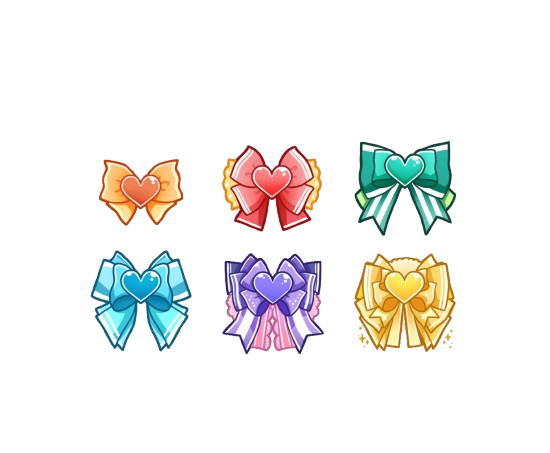
#> input picture charm/bestie-sheet.png, 550 x 453 px, found by its file name
$ python regenerate-bestie-icons.py
#> lines starting #> are read from the running program, lines starting #| are printed output that depends on the picture; after the words box and inside, x2 and y2 are one past the last pixel; in counts of white or black regions, pixels touching at a corner belong together
#!/usr/bin/env python3
"""Regenerate 6 bestie bow PNGs from public/charm/bestie-sheet.png (pre-cut, transparent)."""
from __future__ import annotations

from pathlib import Path

import numpy as np
from PIL import Image

ROOT = Path(__file__).resolve().parents[1]
SRC = ROOT / "public" / "charm" / "bestie-sheet.png"
OUT = ROOT / "public" / "charm"
COLS = 3
ROWS = 2
CELL_PAD = 3
ICON_PAD = 6


def content_bounds(sheet: Image.Image, *, alpha_min: int = 16) -> tuple[int, int, int, int]:
    arr = np.array(sheet.convert("RGBA"))
    mask = arr[:, :, 3] > alpha_min
    if not mask.any():
        w, h = sheet.size
        return 0, 0, w, h
    ys, xs = np.where(mask)
    return int(xs.min()), int(ys.min()), int(xs.max()), int(ys.max())


def extract_bow(sheet: Image.Image, level: int, bounds: tuple[int, int, int, int]) -> Image.Image:
    x0, y0, x1, y1 = bounds
    idx = level - 1
    row, col = divmod(idx, COLS)
    cw = (x1 - x0 + 1) / COLS
    rh = (y1 - y0 + 1) / ROWS
    cx0 = int(x0 + col * cw + CELL_PAD)
    cx1 = int(x0 + (col + 1) * cw - CELL_PAD)
    cy0 = int(y0 + row * rh + CELL_PAD)
    cy1 = int(y0 + (row + 1) * rh - CELL_PAD)
    cell = sheet.crop((cx0, cy0, cx1, cy1))
    if cell.getbbox():
        cell = cell.crop(cell.getbbox())
    return cell


def pad_square(im: Image.Image, size: int = 96, pad: int = ICON_PAD) -> Image.Image:
    if im.getbbox() is None:
        return Image.new("RGBA", (size, size), (0, 0, 0, 0))

    tight = im.crop(im.getbbox())
    arr = np.array(tight)
    alpha = arr[:, :, 3].astype(np.float64)
    total = alpha.sum()
    if total <= 0:
        return Image.new("RGBA", (size, size), (0, 0, 0, 0))

    max_side = max(tight.size)
    scale = (size - pad * 2) / max_side
    nw = max(1, int(tight.width * scale))
    nh = max(1, int(tight.height * scale))
    resized = tight.resize((nw, nh), Image.Resampling.LANCZOS)
    canvas = Image.new("RGBA", (size, size), (0, 0, 0, 0))
    canvas.paste(resized, ((size - nw) // 2, (size - nh) // 2), resized)
    return canvas


def main() -> None:
    if not SRC.exists():
        raise SystemExit(f"Missing bestie sheet: {SRC}")
    OUT.mkdir(parents=True, exist_ok=True)
    sheet = Image.open(SRC).convert("RGBA")
#> sheet is the input picture: PIL image 550x453 RGBA; mean R, G, B, A 28.7, 27.6, 25.8, 39.9
    bounds = content_bounds(sheet)
#> in content_bounds, `mask = arr[:, :, 3] > alpha_min`:
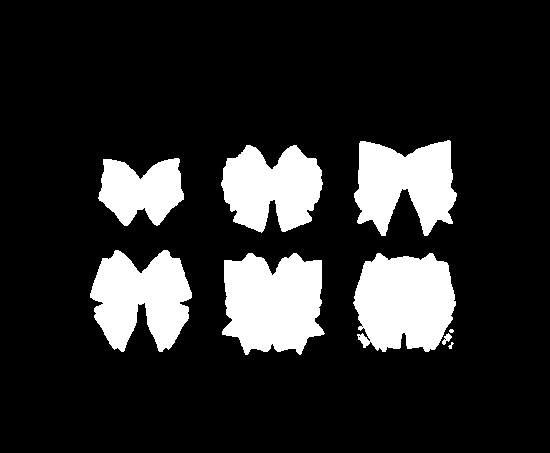
#> mask: shape (453, 550) bool; 16.3% white; 9 white regions (1 under 20 px), largest, box (x1, y1, x2, y2) and area: (222, 253, 325, 355) 8254, (353, 253, 456, 352) 8105, (90, 250, 192, 352) 7058
#> bounds = (90, 140, 456, 354)
    print("content bounds", bounds)
#| content bounds (90, 140, 456, 354)

    for level in range(1, 7):
        icon = extract_bow(sheet, level, bounds)
        pad_square(icon, 96).save(OUT / f"bestie-{level:02d}.png", optimize=True)
        print(f"Lv.{level} bestie {icon.size[0]}x{icon.size[1]}")
#> this loop made 6 passes
#> (cx0 in extract_bow, cx1 in extract_bow, cy0 in extract_bow, cy1 in extract_bow, total in pad_square) on passes 1 to 6: (93, 209, 143, 244, 983347), (215, 331, 143, 244, 1549567), (337, 454, 143, 244, 1645482), (93, 209, 250, 352, 1716524), (215, 331, 250, 352, 2028686), (337, 454, 250, 352, 1995876)
#> pass 1, in extract_bow, `cell = sheet.crop((cx0, cy0, cx1, cy1))`:
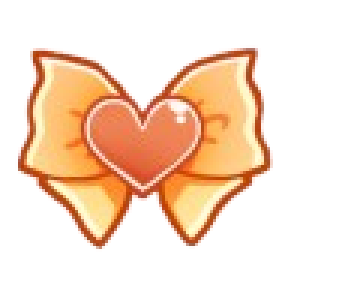
#> cell: PIL image 116x101 RGBA (shown 3 times larger); mean R, G, B, A 83.3, 57.9, 38.2, 83.9; transparent parts drawn white
#> pass 1, in extract_bow, `cell = cell.crop(cell.getbbox())`:
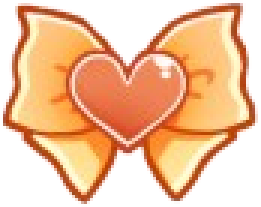
#> cell: PIL image 87x69 RGBA (shown 3 times larger); mean R, G, B, A 162.6, 113, 74.7, 163.8; transparent parts drawn white
#> pass 1, in pad_square, `alpha = arr[:, :, 3].astype(np.float64)`:
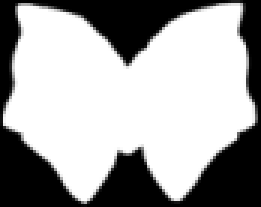
#> alpha: shape (69, 87) float64 (shown 3 times larger); min 0, max 255, mean 163.8
#> pass 1, in pad_square, `resized = tight.resize((nw, nh), Image.Resampling.LANCZOS)`:
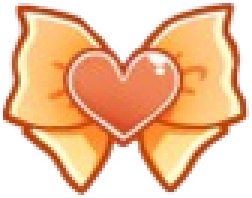
#> resized: PIL image 84x66 RGBA (shown 3 times larger); mean R, G, B, A 166.2, 114.9, 76.1, 163.8; transparent parts drawn white
#> after the loop:
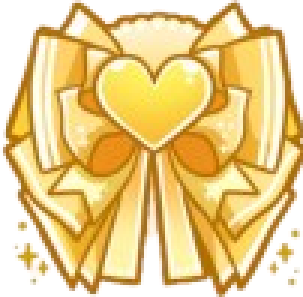
#> icon: PIL image 101x99 RGBA (shown 3 times larger); mean R, G, B, A 191.7, 161.9, 93.8, 199.6; transparent parts drawn white

    print("done")


if __name__ == "__main__":
    main()

$ run again, with charm/bestie-01.png copied over charm/bestie-sheet.png
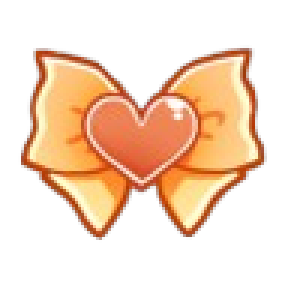
#> input picture charm/bestie-01.png, 96 x 96 px, found by its file name (shown 3 times larger)
#> in main, sheet is the input picture: PIL image 96x96 RGBA; mean R, G, B, A 89.7, 61.4, 38.9, 96.4
#> in content_bounds, `mask = arr[:, :, 3] > alpha_min`:
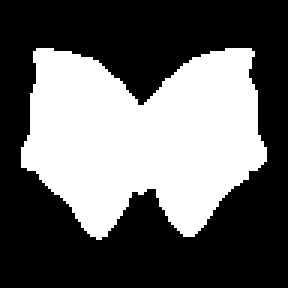
#> mask: shape (96, 96) bool (shown 3 times larger); 39.6% white; 1 white region, box (x1, y1, x2, y2) and area: (7, 16, 89, 80) 3648
#> ys = 3648 values from 16 to 79; xs = 3648 values, max 88 at index 2153, min 7 at index 2072, mean 47.34
#> bounds = (7, 16, 88, 79)
#| content bounds (7, 16, 88, 79)
#> the loop in main, `for level in range(1, 7):` made 6 passes
#> (cx0 in extract_bow, cx1 in extract_bow, cy0 in extract_bow, cy1 in extract_bow, total in pad_square) on passes 1 to 6: (10, 31, 19, 45, 129806), (37, 58, 19, 45, 77765), (64, 86, 19, 45, 135222), (10, 31, 51, 77, 81887), (37, 58, 51, 77, 87675), (64, 86, 51, 77, 83411)
#> after the loop in main, `for level in range(1, 7):`:
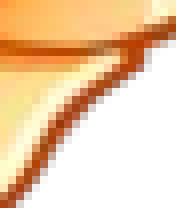
#> icon: PIL image 22x26 RGBA (shown 8 times larger); mean R, G, B, A 135.1, 100.3, 63, 145.8; transparent parts drawn white

$ run again, with charm/bestie-02.png copied over charm/bestie-sheet.png
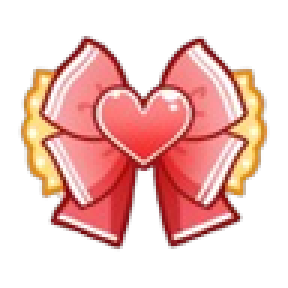
#> input picture charm/bestie-02.png, 96 x 96 px, found by its file name (shown 3 times larger)
#> in main, sheet is the input picture: PIL image 96x96 RGBA; mean R, G, B, A 98.5, 56.4, 51.3, 111.3
#> in content_bounds, `mask = arr[:, :, 3] > alpha_min`:
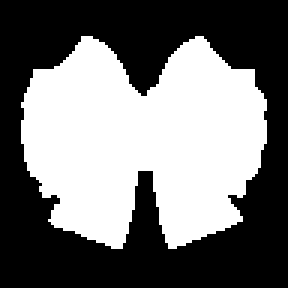
#> mask: shape (96, 96) bool (shown 3 times larger); 45.5% white; 1 white region, box (x1, y1, x2, y2) and area: (7, 12, 89, 83) 4196
#> ys = 4196 values from 12 to 82; xs = 4196 values, max 88 at index 1072, min 7 at index 1073, mean 47.41
#> bounds = (7, 12, 88, 82)
#| content bounds (7, 12, 88, 82)
#> the loop in main, `for level in range(1, 7):` made 6 passes
#> (cx0 in extract_bow, cx1 in extract_bow, cy0 in extract_bow, cy1 in extract_bow, total in pad_square) on passes 1 to 6: (10, 31, 15, 44, 126771), (37, 58, 15, 44, 96499), (64, 86, 15, 44, 132814), (10, 31, 50, 80, 112672), (37, 58, 50, 80, 105801), (64, 86, 50, 80, 120711)
#> after the loop in main, `for level in range(1, 7):`:
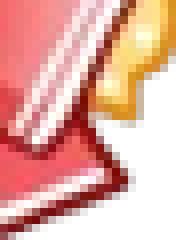
#> icon: PIL image 22x30 RGBA (shown 8 times larger); mean R, G, B, A 161.5, 104, 91.9, 182.9; transparent parts drawn white

$ run again, with charm/bestie-03.png copied over charm/bestie-sheet.png
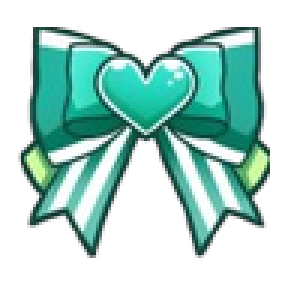
#> input picture charm/bestie-03.png, 96 x 96 px, found by its file name (shown 3 times larger)
#> in main, sheet is the input picture: PIL image 96x96 RGBA; mean R, G, B, A 42.4, 81.8, 74, 122.1
#> in content_bounds, `mask = arr[:, :, 3] > alpha_min`:
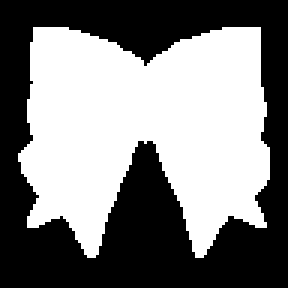
#> mask: shape (96, 96) bool (shown 3 times larger); 50% white; 1 white region, box (x1, y1, x2, y2) and area: (6, 9, 90, 86) 4606
#> ys = 4606 values from 9 to 85; xs = 4606 values, max 89 at index 2907, min 6 at index 2984, mean 48.26
#> bounds = (6, 9, 89, 85)
#| content bounds (6, 9, 89, 85)
#> the loop in main, `for level in range(1, 7):` made 6 passes
#> (cx0 in extract_bow, cx1 in extract_bow, cy0 in extract_bow, cy1 in extract_bow, total in pad_square) on passes 1 to 6: (9, 31, 12, 44, 166509), (37, 59, 12, 44, 145127), (65, 87, 12, 44, 177464), (9, 31, 50, 83, 137319), (37, 59, 50, 83, 30720), (65, 87, 50, 83, 144800)
#> after the loop in main, `for level in range(1, 7):`:
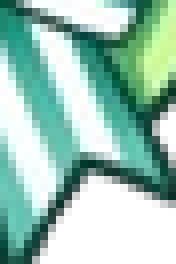
#> icon: PIL image 22x33 RGBA (shown 8 times larger); mean R, G, B, A 102.4, 143.7, 129.7, 199.4; transparent parts drawn white
